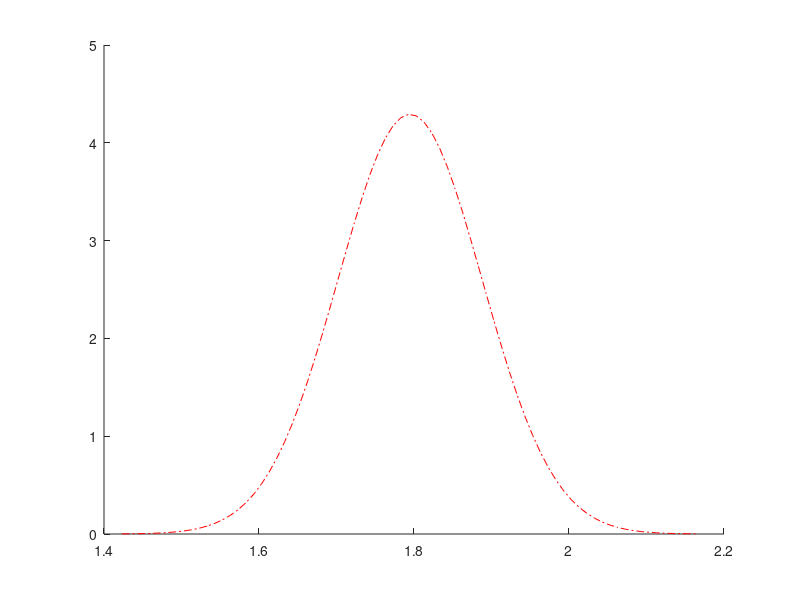

Reproduce this figure in MATLAB. (Note: this script raises an error after producing the figure.)
%resampratio.m
n = 100; %size of data
N = 50000; %resample size
T = zeros(1,N);
hold on
for count=1:3 %generate three sets of data
    xorg = 10 + 5*randn(1,n); %original x data
    yorg = rand(1,n).*xorg; %original y data
    x = zeros(1,n);
    y = zeros(1,n);
    T = zeros(1,N); %bootstrap values for ratio estimator
    for i=1:N
        ind = ceil(n*rand(1,n)); % draw random indices
        x = xorg(ind); % resampled y data
        y = yorg(ind); % resampled x data
        T(i) = mean(x)/mean(y);
    end
    Torg = mean(xorg)/mean(yorg);
    cv = cov(xorg,yorg);
    S2 = Torg^2*(var(xorg)/mean(xorg)^2 ...
       + var(yorg)/mean(yorg)^2 - 2*cv(1,2)/mean(xorg)/mean(yorg));
    tt = [Torg-4*sqrt(S2/n):0.01: Torg+4*sqrt(S2/n)];
    z = normpdf(tt,Torg,sqrt(S2/n));
    plot(tt,z,'r-.')
    [bandwidth,density,xmesh]=kde(T,2^14,min(tt),max(tt));
    plot(xmesh,density)
end
hold off
